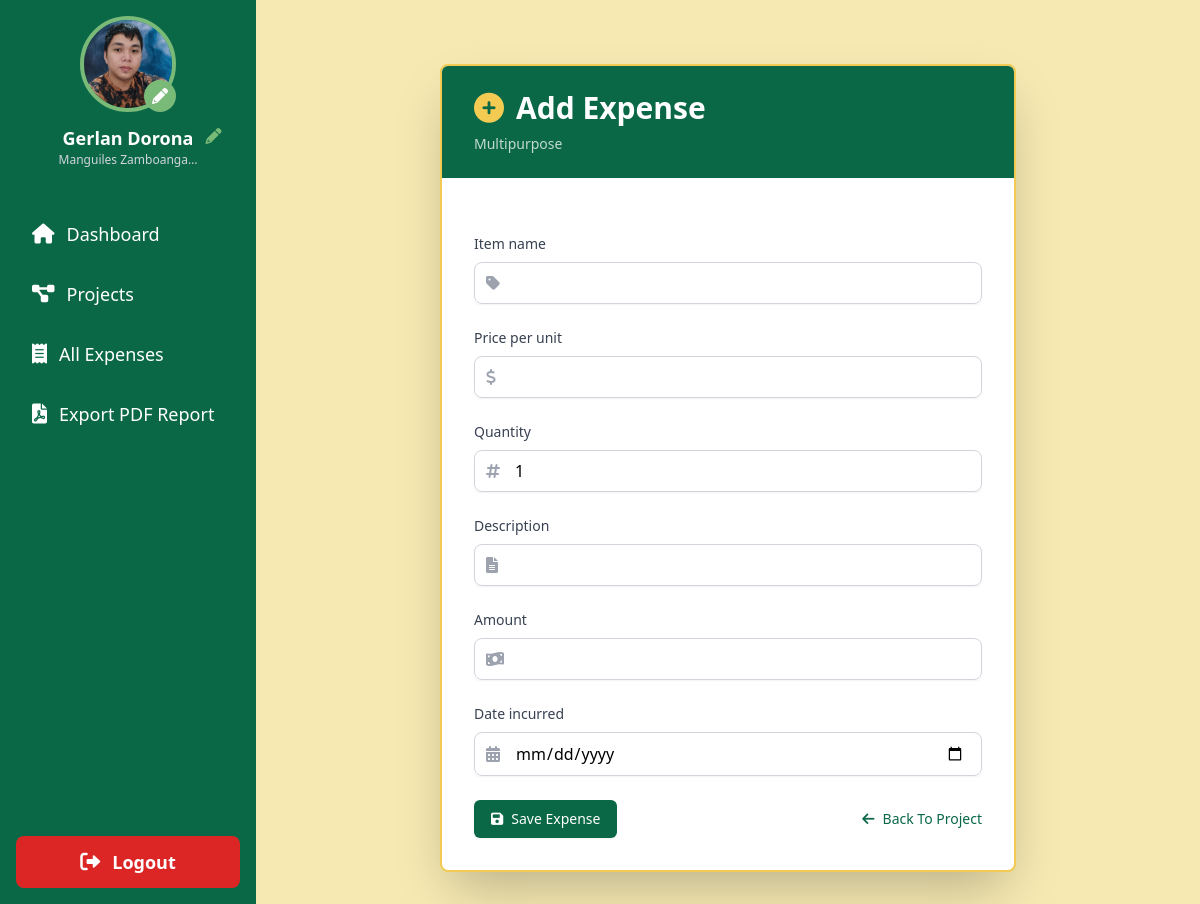
Page /project/11/add_expense/ (signed in) on the earlier database version.
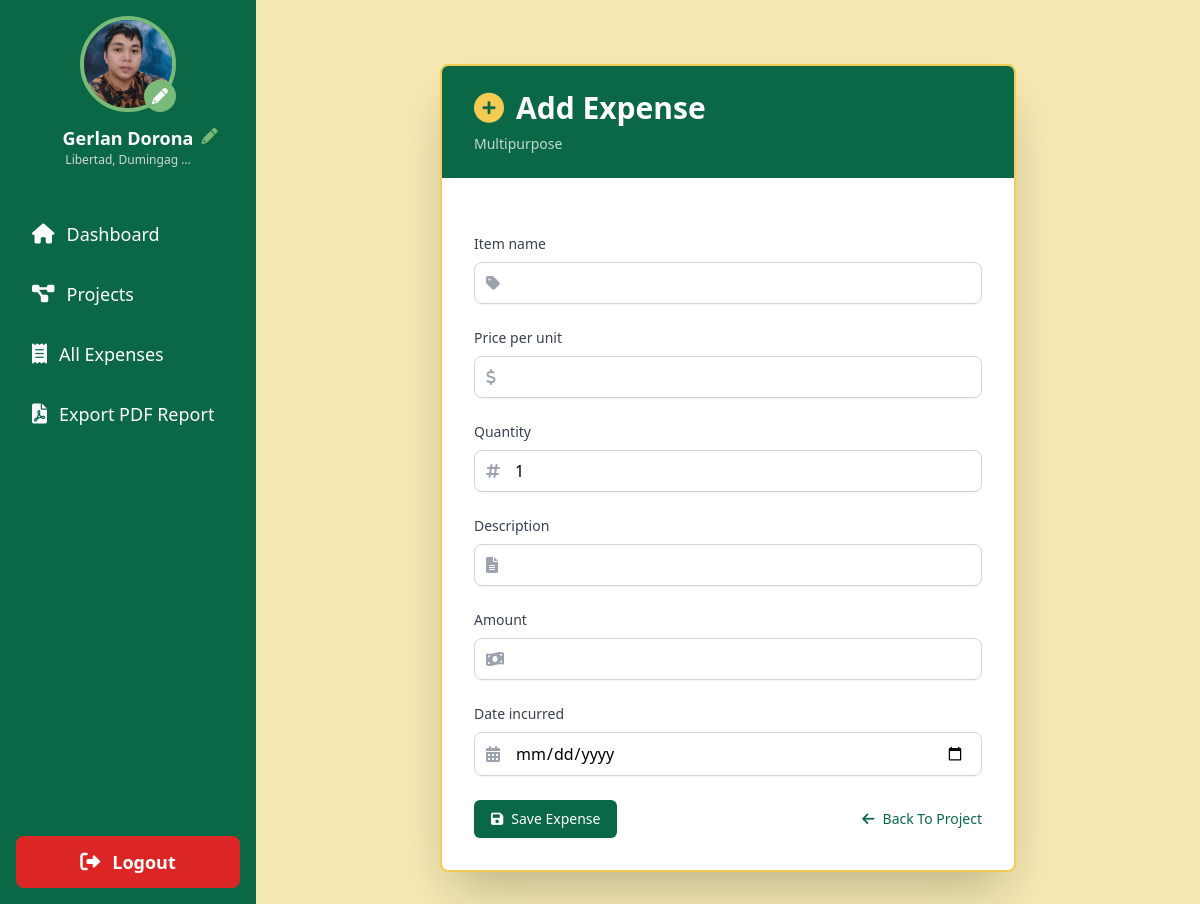
Same page on the later database version.
### sk_project/models.py (models this page shows, shortened)
class User(AbstractUser):
    is_chairman = models.BooleanField(default=False)
    profile_picture = models.ImageField(upload_to='profile_pics/', default='profile_pics/default_avatar.png', blank=True)
    address = models.TextField(blank=True, null=True)
    contact_number = models.CharField(max_length=15, blank=True, null=True)
    groups = models.ManyToManyField(
        Group,
        verbose_name=_('groups'),
        blank=True,
        help_text=_(
            'The groups this user belongs to. A user will get all permissions '
            'granted to each of their groups.'
        ),
        related_name='sk_user_set',
        related_query_name='sk_user',
    )
    user_permissions = models.ManyToManyField(
        Permission,
        verbose_name=_('user permissions'),
        blank=True,
        help_text=_('Specific permissions for this user.'),
        related_name='sk_user_set',
        related_query_name='sk_user',
    )

### sk_project/views.py (the view)
# urls.py: path('project/<int:project_id>/add_expense/', views.add_expense, name='add_expense'),
@login_required
def add_expense(request, project_id):
    project = get_object_or_404(Project, id=project_id, chairman=request.user)
    if request.method == 'POST':
        form = ExpenseForm(request.POST)
        if form.is_valid():
            expense = form.save(commit=False)
            expense.project = project
            expense.amount = expense.price_per_unit * expense.quantity
            if expense.amount <= project.remaining_budget:
                expense.save()
                project.budget -= expense.amount
                project.save()
                messages.success(request, 'Expense added successfully!')
            else:
                messages.error(request, 'Expense amount exceeds remaining budget!')
            return redirect('project_detail', project_id=project.id)
    else:
        form = ExpenseForm()
    return render(request, 'add_expense.html', {'form': form, 'project': project})

### templates/add_expense.html (shortened to what this page needs)
{% extends 'base.html' %}
{% load static %}
{% load humanize %}
{% block content %}
    <div class="container mx-auto mt-8 max-w-xl">
        <div class="bg-white shadow-2xl rounded-lg overflow-hidden border-2 border-primary">
            <div class="bg-tertiary text-white py-6 px-8">
                <h2 class="text-3xl font-bold flex items-center">
                    <i class="fas fa-plus-circle mr-3 text-primary"></i>Add Expense
                </h2>
                <p class="text-sm opacity-75 mt-2">{{ project.name|capfirst }}</p>
            </div>
            <form method="post" class="p-8 space-y-6">
                {% for field in form %}
                    <div class="mb-4">
                        <label for="{{ field.id_for_label }}" class="block text-sm font-medium text-gray-700 mb-2">
                            {{ field.label|capfirst }}
                        </label>
                        <div class="relative rounded-md shadow-sm">
                            <div class="absolute inset-y-0 left-0 pl-3 flex items-center pointer-events-none">
                            </div>
                            {% if field.name == 'item_name' or field.name == 'description' %}
                                <input type="{{ field.field.widget.input_type }}" name="{{ field.name }}" id="{{ field.id_for_label }}" class="w-full pl-10 pr-4 py-2 rounded-lg border border-gray-300 focus:outline-none focus:ring-2 focus:ring-tertiary" oninput="capitalizeWords(this)" value="{{ field.value|default:'' }}">
                            {% elif field.name == 'price_per_unit' or field.name == 'quantity' %}
                                <input type="number" name="{{ field.name }}" id="{{ field.id_for_label }}" class="w-full pl-10 pr-4 py-2 rounded-lg border border-gray-300 focus:outline-none focus:ring-2 focus:ring-tertiary" oninput="calculateTotal()" value="{{ field.value|default:'' }}">
                            {% elif field.name == 'amount' %}
                                <input type="number" name="{{ field.name }}" id="{{ field.id_for_label }}" class="w-full pl-10 pr-4 py-2 rounded-lg border border-gray-300 focus:outline-none focus:ring-2 focus:ring-tertiary" readonly value="{{ field.value|default:'' }}">
                            {% else %}
                                {{ field }}
                            {% endif %}
                        </div>
                    </div>
                {% endfor %}
                <div class="flex justify-between items-center mt-8">
                    <button type="submit" class="inline-flex items-center px-4 py-2 border border-transparent text-sm font-medium rounded-md shadow-sm text-white bg-tertiary hover:bg-quaternary focus:outline-none focus:ring-2 focus:ring-offset-2 focus:ring-tertiary">
                        <i class="fas fa-save mr-2"></i>Save Expense
                    </button>
                    <a href="{% url 'project_detail' project.id %}" class="text-sm font-medium text-tertiary hover:text-quaternary">
                        <i class="fas fa-arrow-left mr-2"></i>Back To Project
                    </a>
                </div>
            </form>
        </div>
    </div>
{% endblock %}

### templates/base.html (shortened to what this page needs)
<!DOCTYPE html>
<html lang="en">
    {% load static %}
    <head>
        <script src="https://cdn.tailwindcss.com"></script>
        <link href="https://cdnjs.cloudflare.com/ajax/libs/font-awesome/6.0.0-beta3/css/all.min.css" rel="stylesheet">
    </head>
    <body class="bg-secondary">
        <div class="flex h-screen">
            <aside class="w-64 bg-tertiary text-white flex flex-col">
                <div class="p-4 flex flex-col items-center">
                    <a href="{% url 'edit_profile' %}" class="mb-3 relative">
                        {% if user.profile_picture %}
                            <img src="{{ user.profile_picture.url }}" alt="Profile Picture" class="w-24 h-24 rounded-full border-4 border-quaternary hover:border-primary transition-colors duration-200">
                        {% else %}
                            <img src="{% static 'img/drr.png' %}" alt="Default Profile Picture" class="w-24 h-24 rounded-full border-4 border-quaternary hover:border-primary transition-colors duration-200">
                        {% endif %}
                        <i class="fas fa-pencil-alt absolute bottom-0 right-0 bg-quaternary text-white p-2 rounded-full"></i>
                    </a>
                    <div class="text-center relative">
                        <h2 class="text-lg font-semibold">{{ user.get_full_name|title }}</h2>
                        <p class="text-xs text-gray-300">{{ user.address|truncatechars:20|capfirst }}</p>
                        <a href="{% url 'edit_profile' %}" class="absolute -right-6 top-0">
                            <i class="fas fa-pencil-alt text-quaternary hover:text-primary transition-colors duration-200"></i>
                        </a>
                    </div>
                </div>
                <nav class="mt-6 flex-grow">
                    <a href="{% url 'dashboard' %}" class="block py-3 px-6 hover:bg-quaternary transition-colors duration-200  rounded-lg mb-2 mx-2 flex items-center">
                        <i class="fas fa-home mr-3 text-xl"></i> <span class="text-lg">Dashboard</span>
                    </a>
                    <a href="{% url 'all_projects' %}" class="block py-3 px-6 hover:bg-quaternary transition-colors duration-200  rounded-lg mb-2 mx-2 flex items-center">
                        <i class="fas fa-project-diagram mr-3 text-xl"></i> <span class="text-lg">Projects</span>
                    </a>
                    <a href="{% url 'all_expenses' %}" class="block py-3 px-6 hover:bg-quaternary transition-colors duration-200  rounded-lg mb-2 mx-2 flex items-center">
                        <i class="fas fa-receipt mr-3 text-xl"></i> <span class="text-lg">All Expenses</span>
                    </a>
                    <a href="{% url 'export_pdf_report' %}" class="block py-3 px-6 hover:bg-quaternary transition-colors duration-200  rounded-lg mb-2 mx-2 flex items-center">
                        <i class="fas fa-file-pdf mr-3 text-xl"></i> <span class="text-lg">Export PDF Report</span>
                    </a>
                </nav>
                <div class="p-4 mt-auto">
                    <a href="{% url 'logout' %}" class="block py-3 px-6 bg-red-600 text-white rounded-lg hover:bg-red-700 transition-colors duration-200 text-center flex items-center justify-center">
                        <i class="fas fa-sign-out-alt mr-3 text-xl"></i> <span class="text-lg font-semibold">Logout</span>
                    </a>
                </div>
            </aside>
            <main class="flex-1 p-8 overflow-y-auto">
                {% block content %}
                {% endblock %}
            </main>
        </div>
    </body>
</html>

Differences in the rows shown:
changed User "Gerlan Dorona": address "Manguiles Zamboanga…" → "Libertad, Dumingag …"
